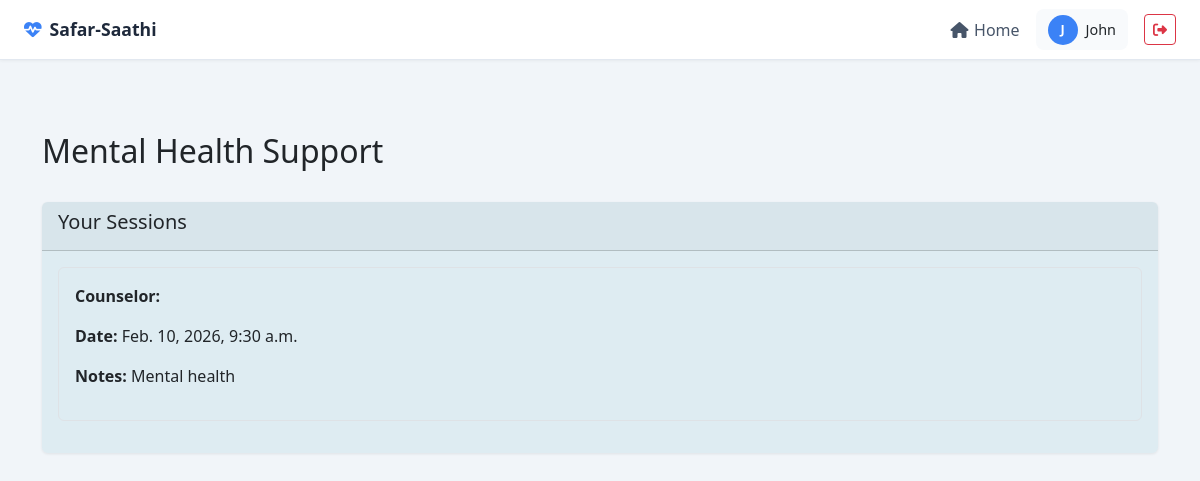
The page /mental_health/dashboard/ (signed in) on the database its author committed.
### patient/models.py (models this page shows, shortened)
class CounsellingSession(models.Model):
    STATUS_CHOICES = [
        ('scheduled', 'Scheduled'),
        ('in_progress', 'In Progress'),
        ('completed', 'Completed'),
        ('cancelled', 'Cancelled'),
    ]
    patient = models.ForeignKey(PatientProfile, on_delete=models.CASCADE)
    clinic = models.ForeignKey('clinic.ClinicProfile', on_delete=models.CASCADE)
    counsellor = models.ForeignKey(User, on_delete=models.CASCADE, related_name='counselling_sessions')
    session_date = models.DateTimeField()
    status = models.CharField(max_length=20, choices=STATUS_CHOICES, default='scheduled')
    session_type = models.CharField(max_length=50, choices=[
        ('individual', 'Individual Counselling'),
        ('group', 'Group Counselling'),
        ('family', 'Family Counselling'),
        ('crisis', 'Crisis Intervention'),
    ], default='individual')
    session_mode = models.CharField(max_length=20, choices=[
        ('in_person', 'In Person'),
        ('online', 'Online/Video Call'),
        ('phone', 'Phone Call'),
    ], default='in_person')
    meeting_link = models.URLField(blank=True, help_text="Video call link for online sessions")
    meeting_id = models.CharField(max_length=100, blank=True, help_text="Meeting ID for online sessions")
    meeting_password = models.CharField(max_length=50, blank=True, help_text="Meeting password if required")
    notes = models.TextField(blank=True)
    medical_updates = models.TextField(blank=True, help_text="Medical data updates from session")
    follow_up_required = models.BooleanField(default=False)
    follow_up_date = models.DateTimeField(null=True, blank=True)
    created_at = models.DateTimeField(default=timezone.now)
    updated_at = models.DateTimeField(auto_now=True)
    class Meta:
        ordering = ['-session_date']

### mental_health/views.py (the view)
# urls.py: path('dashboard/', views.mental_health_dashboard, name='mental_health_dashboard'),
@login_required
@user_passes_test(is_patient)
def mental_health_dashboard(request):
    sessions = CounsellingSession.objects.filter(
        patient__user=request.user,
        session_type__in=['individual', 'group', 'family', 'crisis']
    ).order_by('-session_date')
    context = {
        'sessions': sessions,
    }
    return render(request, 'mental_health/dashboard.html', context)

### safar_saathi/utils.py (called while the page is built)
def is_patient(user):
    return user.groups.filter(name='Patient').exists() and hasattr(user, 'patientprofile')

### mental_health/templates/mental_health/dashboard.html (shortened to what this page needs)
{% extends 'base.html' %}
{% block content %}
<div class="container mt-5">
    <div class="row">
        <div class="col-12">
            <h2>Mental Health Support</h2>
        </div>
    </div>
    <div class="row mt-4">
        <div class="col-md-12">
            <div class="card">
                <div class="card-header">
                    <h5>Your Sessions</h5>
                </div>
                <div class="card-body">
                    {% for session in sessions %}
                    <div class="mb-3 p-3 border rounded">
                        <p><strong>Counselor:</strong> {{ session.counselor.name }}</p>
                        <p><strong>Date:</strong> {{ session.session_date }}</p>
                        <p><strong>Notes:</strong> {{ session.notes }}</p>
                    </div>
                    {% empty %}
                    <p>No sessions yet. <a href="{% url 'mental_health:request_session' %}">Request a session</a></p>
                    {% endfor %}
                </div>
            </div>
        </div>
    </div>
</div>
{% endblock %}

### templates/base.html (shortened to what this page needs)
<!doctype html>
<html lang="en">
<head>
    <link href="https://cdn.jsdelivr.net/npm/bootstrap@5.3.0/dist/css/bootstrap.min.css" rel="stylesheet"/>
    <link href="https://cdnjs.cloudflare.com/ajax/libs/font-awesome/6.4.0/css/all.min.css" rel="stylesheet"/>
</head>
<body>
<nav class="top-navbar">
    <a href="{% url 'home' %}" class="navbar-brand">
        <i class="fas fa-heartbeat"></i>
        Safar-Saathi
    </a>
    <div class="navbar-links">
        <a href="{% url 'home' %}">
            <i class="fas fa-home"></i> Home
        </a>
        {% if user.is_authenticated %}
            <div class="user-info">
                <div class="user-avatar">
                    {{ user.username|slice:":1"|upper }}
                </div>
                <span>{{ user.username }}</span>
            </div>
            <form method="post" action="{% url 'logout' %}" class="d-inline">
                <button type="submit"
                        class="btn btn-outline-danger btn-sm"
                        title="Logout">
                    <i class="fas fa-sign-out-alt"></i>
                </button>
            </form>
        {% endif %}
    </div>
</nav>
<main class="content-wrapper">
    {% block content %}{% endblock %}
</main>
</body>
</html>

### templates/base.html (style rules this page uses)
:root { --topbar-height: 60px; --primary-color: #3b82f6; }
body { font-family: "Segoe UI", Tahoma, Geneva, Verdana, sans-serif; background: #f1f5f9; min-height: 100vh; }
.top-navbar { height: var(--topbar-height); background: #ffffff; border-bottom: 1px solid #e2e8f0; display: flex; align-items: center; justify-content: space-between; padding: 0 1.5rem; position: sticky; top: 0; z-index: 1030; box-shadow: 0 1px 3px rgba(0,0,0,0.05); }
.navbar-brand { font-weight: 700; color: #1e293b; text-decoration: none; display: flex; align-items: center; gap: .5rem; font-size: 1.1rem; }
.navbar-brand i { color: var(--primary-color); }
.navbar-links { display: flex; align-items: center; gap: 1rem; }
.navbar-links a { text-decoration: none; color: #475569; font-weight: 500; display: flex; align-items: center; gap: .35rem; }
.user-info { display: flex; align-items: center; gap: .5rem; background: #f8fafc; padding: .35rem .75rem; border-radius: .5rem; font-size: .9rem; }
.user-avatar { width: 30px; height: 30px; border-radius: 50%; background: var(--primary-color); color: #fff; display: flex; align-items: center; justify-content: center; font-weight: 600; font-size: .8rem; }
.content-wrapper { padding: 1.5rem; max-width: 1200px; margin: auto; }
.card { border: none; box-shadow: 0 1px 3px rgba(0,0,0,0.08); transition: all .2s; background-color: rgba(185, 218, 229, 0.342) }

### rows shown on the page
CounsellingSession: session_date "Feb. 10, 2026, 9:30 a.m.", notes "Mental health"

### other values the page prints
{{ user.username|slice:":1"|upper }} "J"
{{ user.username }} "John"
